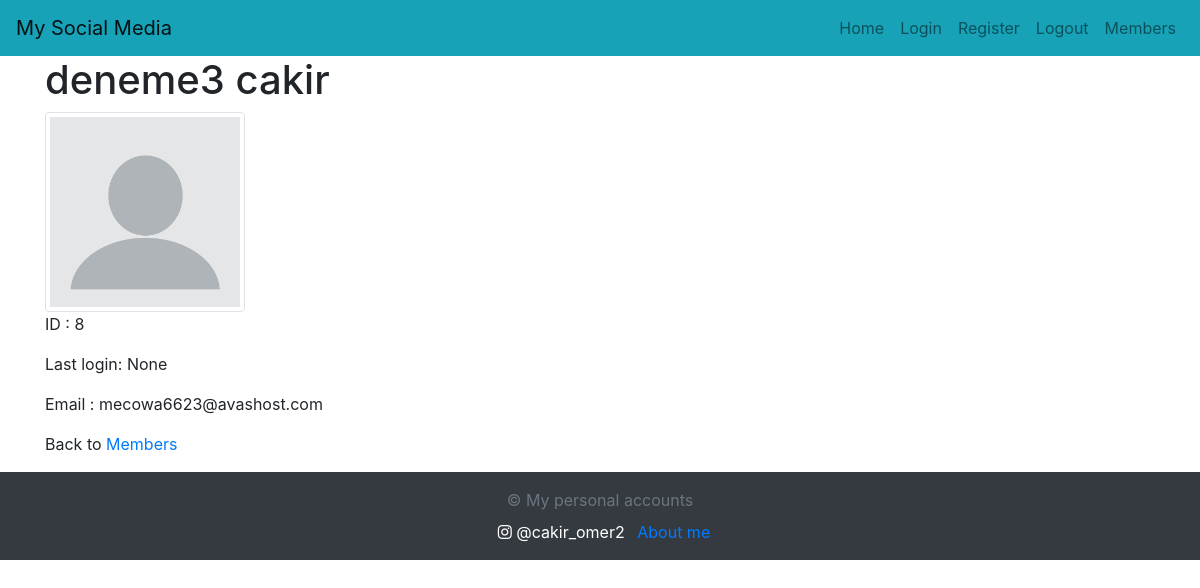
Page /members/details/8 on the committed database.
### members/models.py (models this page shows, shortened)
class Member(AbstractBaseUser, PermissionsMixin):# AbstractBaseUser does the work that gives us
    email = models.EmailField(unique=True)
    first_name = models.CharField(max_length=30)
    last_name = models.CharField(max_length=30)
    is_active = models.BooleanField(default=True)
    is_staff = models.BooleanField(default=False)
    profile_picture = models.ImageField(upload_to='profile_pics/', default='default.jpg')
    objects = MemberManager()
    USERNAME_FIELD = 'email'
    REQUIRED_FIELDS = ['first_name', 'last_name']

### members/views.py (the view)
# urls.py: path('members/details/<int:id>',views.details,name='details'),
def details(request,id):
    mymember = Member.objects.get(id=id)
    if request.method=='POST':
        pp = request.FILES.get('profile_picture')
        mymember.profile_picture=pp
        mymember.save()
    template = loader.get_template('details.html')
    context = {
        'mymember':mymember,
        'logged_in_user': request.user,#to get the user who's loged in at the moment
    }
    return HttpResponse(template.render(context,request))

### members/templates/details.html (shortened to what this page needs)
{% extends "master.html" %}
{% block content %}
  <h1>{{ mymember.first_name }} {{ mymember.last_name }}</h1>
  <img src="{{ mymember.profile_picture.url }}"  class="img-thumbnail" width="200"><br>
  <p>ID : {{mymember.id}}</p>
  <p>Last login: {{ mymember.last_login }}</p>
   <p>Email : {{mymember.email}}</p>
  <p>Back to <a href="/members">Members</a></p>
{% endblock %}

### rows in the picture
Member: first_name "deneme3", last_name "cakir", profile_picture (placeholder picture), id "8", last_login "None", email "mecowa6623@avashost.com"
